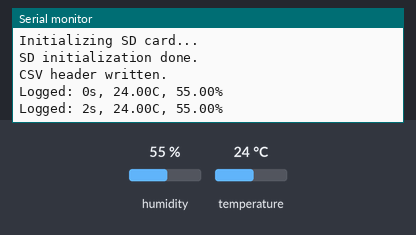
Recording of a sketch running on a simulated Arduino Uno, built with avr-gcc and run on an emulated ATmega328P. Shown: the last lines printed to the serial monitor. Inputs (shaded band) come from the test bench; at power-on: humidity 55 %, temperature 24 °C. Storage starts empty.

Above: at 2.8 s.
2.9 s: humidity set to 22 %
At 4.8 s:
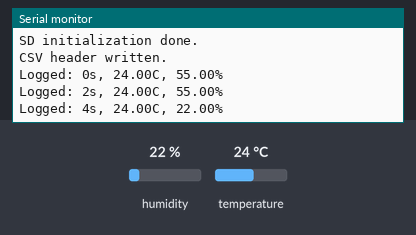
5.6 s: temperature set to 12 °C
At 6.5 s:
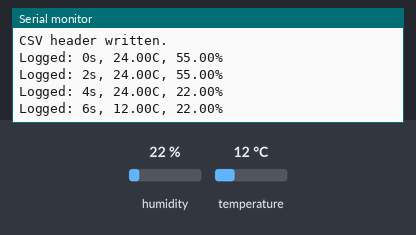
8.3 s: humidity set to 40 %
At 8.3 s:
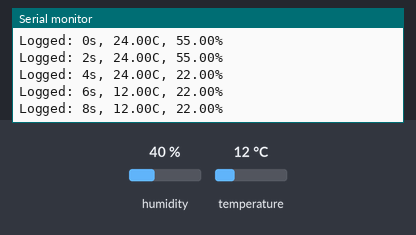
Timing chart, 0 to 11.3 s (numbered marks = the images above; inputs shaded):
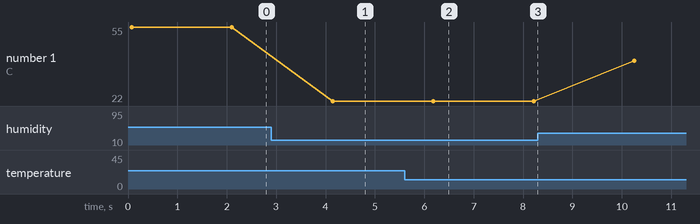

The sketch:

timeTempHumid.ino
```cpp
// #include <SPI.h>        // Library for SPI communication (used by SD card)
// #include <SD.h>         // Library to control SD card
// #include <DHT.h>        // Library for DHT temperature & humidity sensor

// // -------- Pin Definitions --------
// #define DHTPIN 2        // Define the pin where DHT sensor is connected
// #define DHTTYPE DHT11   // Define the type of DHT sensor (DHT11)
// int chipSelect =8;    // SD card module CS (Chip Select) pin

// // -------- Create Objects --------
// DHT dht(DHTPIN, DHTTYPE); // Create DHT sensor object
// File dataFile;            // File object for SD card

// void setup() {
//   Serial.begin(9600);    // Start serial communication
//   dht.begin();           // Initialize DHT sensor

//   Serial.println("Initializing SD card...");

//   if (!SD.begin(chipSelect)) {   // Initialize SD card
//     Serial.println("SD initialization failed!");
//     return;                      // Stop if SD fails
//   }
//   Serial.println("SD initialization done.");

//   // Create file and write header if not exists
//   if (!SD.exists("datalog.csv")) {   // Check if file exists
//     dataFile = SD.open("datalog.csv", FILE_WRITE); // Open file
//     if (dataFile) {
//       dataFile.println("Temperature(C),Humidity(%)"); // Header without time
//       dataFile.close();   // Close file
//       Serial.println("CSV header written.");
//     }
//   }
// }

// void loop() {
//   float humidity = dht.readHumidity();       // Read humidity
//   float temperature = dht.readTemperature(); // Read temperature

//   // Check if sensor reading failed
//   if (isnan(humidity) || isnan(temperature)) {
//     Serial.println("Failed to read from DHT sensor!");
//     delay(2000);   // Wait before retry
//     return;        // Skip rest of loop
//   }

//   // Open file to write data
//   dataFile = SD.open("datalog.csv", FILE_WRITE);

//   if (dataFile) {

//     dataFile.print(temperature);  // Write temperature
//     dataFile.print(",");          // Separator
//     dataFile.println(humidity);   // Write humidity

//     dataFile.close();             // Close file after writing

//     // Print data on Serial Monitor
//     Serial.print("Logged: ");
//     Serial.print(temperature);
//     Serial.print("C, ");
//     Serial.print(humidity);
//     Serial.println("%");
//   } else {
//     Serial.println("Error opening datalog.csv");
//   }

//   delay(2000);  // Log data every 2 seconds
// }


#include <SPI.h>        // Library for SPI communication (used by SD card)
#include <SD.h>         // Library to control SD card
#include <DHT.h>        // Library for DHT temperature & humidity sensor

// -------- Pin Definitions --------
#define DHTPIN 2        // Define the pin where DHT sensor is connected
#define DHTTYPE DHT11   // Define the type of DHT sensor (DHT11)
int chipSelect =8;    // SD card module CS (Chip Select) pin

// -------- Create Objects --------
DHT dht(DHTPIN, DHTTYPE); // Create DHT sensor object with pin and type
File dataFile;            // Create file object to handle SD file

void setup() {
  Serial.begin(9600);    // Start serial communication at 9600 baud rate
  dht.begin();           // Initialize the DHT sensor

  Serial.println("Initializing SD card..."); // Print message to serial monitor

  if (!SD.begin(chipSelect)) {   // Try to initialize SD card
    Serial.println("SD initialization failed!"); // If failed, print error
    return;                      // Stop setup execution
  }
  Serial.println("SD initialization done."); // If successful, print message

  // Create file and write header if not exists
  if (!SD.exists("datalog.csv")) {   // Check if file already exists
    dataFile = SD.open("datalog.csv", FILE_WRITE); // Open file in write mode
    if (dataFile) {                  // Check if file opened successfully
      dataFile.println("Time(s),Temperature(C),Humidity(%)"); // Write CSV header
      dataFile.close();              // Close file after writing
      Serial.println("CSV header written."); // Confirm on serial monitor
    }
  }
}

void loop() {
  float humidity = dht.readHumidity();      // Read humidity from DHT sensor
  float temperature = dht.readTemperature(); // Read temperature from DHT sensor


  // Open file
  dataFile = SD.open("datalog.csv", FILE_WRITE); // Open file to write data

  if (dataFile) {   // If file opened successfully
    unsigned long timeStamp = millis() / 1000; // Get time in seconds since start ---- if delay used, we will not get realtime data, instead 2 sec delay

    // Write data in CSV format (comma separated)
    dataFile.print(timeStamp);     // Write time
    dataFile.print(",");           // Add comma
    dataFile.print(temperature);   // Write temperature
    dataFile.print(",");           // Add comma
    dataFile.println(humidity);    // Write humidity and move to next line

    dataFile.close();              // Close file after writing (important!)

    // Print same data on Serial Monitor
    Serial.print("Logged: ");
    Serial.print(timeStamp);
    Serial.print("s, ");
    Serial.print(temperature);
    Serial.print("C, ");
    Serial.print(humidity);
    Serial.println("%");
  } else {
    Serial.println("Error opening datalog.csv"); // If file failed to open
  }

  delay(2000);  // Wait 2 seconds before next reading (logging interval)
}
```

Measured:
- after the input at 2.9 s, the serial monitor: prints a new line after 1.2 s (image 1)
- after the input at 5.6 s, the serial monitor: prints a new line after 0.58 s (image 2)
- plotted number 1: 55 → 22 after the input at 2.9 s, 22 → 40 after the input at 8.3 s
